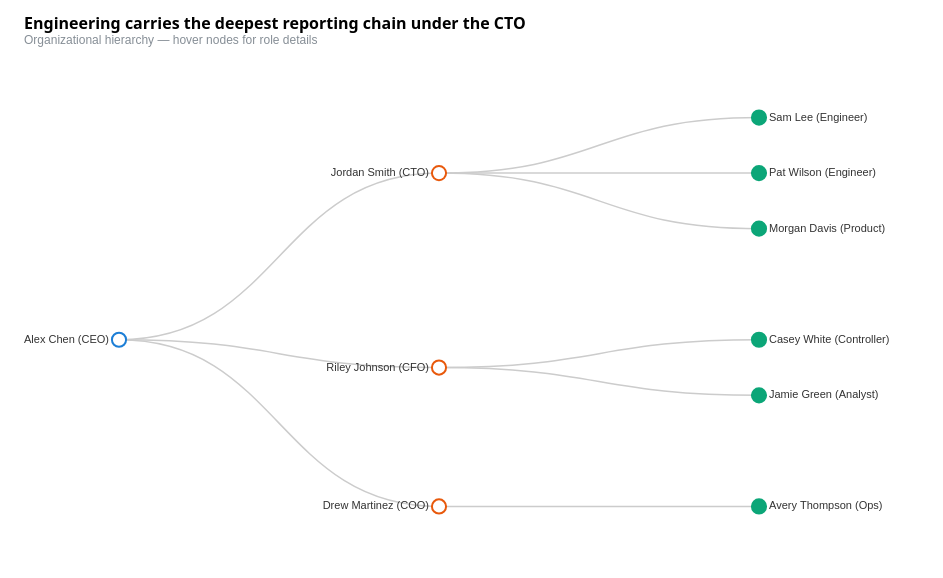

The specification (Vega-Lite) saved for this image:
### Vega specification from a JSON file in a GitHub repository (floating-point values rounded to 4 significant figures)
{"_metadata": {"customization": ["Replace 'values' array in data[0] with your hierarchy", "Change 'name' field or add additional fields for richer tooltips", "Adjust tree transform 'method' ('tidy' or 'cluster') and 'size' for layout", "Update scales[0] (depthColor) domain and range for your depth levels", "Switch orientation by swapping x/y assignments in the tree transform 'as' array", "Modify title.text and description for your context"], "dataFormat": "Array of objects with 'id' (unique string), 'parent' (string referencing another id, or null for root), and 'name' (display label) fields. Hierarchical parent-child structure.", "notes": "The tidy layout algorithm spaces nodes evenly. Use 'cluster' method to align leaf nodes at the same depth."}, "$schema": "https://vega.github.io/schema/vega/v6.json", "config": {"aria": true, "axis": {"labelFont": "system-ui, -apple-system, sans-serif", "titleFont": "system-ui, -apple-system, sans-serif"}, "title": {"font": "system-ui, -apple-system, sans-serif"}, "view": {"stroke": null}}, "data": [{"name": "tree", "transform": [{"key": "id", "parentKey": "parent", "type": "stratify"}, {"as": ["y", "x", "depth", "children"], "method": "tidy", "separation": true, "size": [{"signal": "height"}, {"signal": "width - 160"}], "type": "tree"}], "values": [{"id": "1", "name": "Alex Chen (CEO)", "parent": null}, {"id": "2", "name": "Jordan Smith (CTO)", "parent": "1"}, {"id": "3", "name": "Riley Johnson (CFO)", "parent": "1"}, {"id": "4", "name": "Drew Martinez (COO)", "parent": "1"}, {"id": "5", "name": "Sam Lee (Engineer)", "parent": "2"}, {"id": "6", "name": "Pat Wilson (Engineer)", "parent": "2"}, {"id": "7", "name": "Morgan Davis (Product)", "parent": "2"}, {"id": "8", "name": "Casey White (Controller)", "parent": "3"}, {"id": "9", "name": "Jamie Green (Analyst)", "parent": "3"}, {"id": "10", "name": "Avery Thompson (Ops)", "parent": "4"}]}, {"name": "links", "source": "tree", "transform": [{"type": "treelinks"}, {"orient": "horizontal", "shape": "diagonal", "type": "linkpath"}]}], "description": "Organizational hierarchy tree diagram with tidy layout. Nodes represent people and departments with parent-child relationships shown as curved links.", "height": 500, "marks": [{"encode": {"update": {"path": {"field": "path"}, "stroke": {"value": "#ccc"}, "strokeWidth": {"value": 1.5}}}, "from": {"data": "links"}, "type": "path"}, {"encode": {"enter": {"size": {"value": 200}, "stroke": {"field": "depth", "scale": "depthColor"}, "strokeWidth": {"value": 2}, "tooltip": {"signal": "{ 'Name': datum.name, 'Depth': datum.depth, 'Children': datum.children }"}}, "hover": {"stroke": {"value": "#333"}, "strokeWidth": {"value": 3}}, "update": {"fill": [{"test": "datum.children > 0", "value": "#fff"}, {"field": "depth", "scale": "depthColor"}], "x": {"field": "x"}, "y": {"field": "y"}}}, "from": {"data": "tree"}, "type": "symbol"}, {"encode": {"enter": {"baseline": {"value": "middle"}, "fill": {"value": "#333"}, "fontSize": {"value": 11}, "text": {"field": "name"}}, "update": {"align": {"signal": "datum.children > 0 ? 'right' : 'left'"}, "dx": {"signal": "datum.children > 0 ? -10 : 10"}, "x": {"field": "x"}, "y": {"field": "y"}}}, "from": {"data": "tree"}, "type": "text"}], "padding": {"bottom": 16, "left": 24, "right": 24, "top": 16}, "scales": [{"domain": [0, 1, 2, 3, 4], "name": "depthColor", "range": ["#1c7ed6", "#e8590c", "#0ca678", "#f03e3e", "#ae3ec9"], "type": "ordinal"}], "title": {"anchor": "start", "fontSize": 16, "offset": 16, "subtitle": "Organizational hierarchy — hover nodes for role details", "subtitleColor": "#868e96", "subtitleFontSize": 12, "text": "Engineering carries the deepest reporting chain under the CTO"}, "width": 800}
